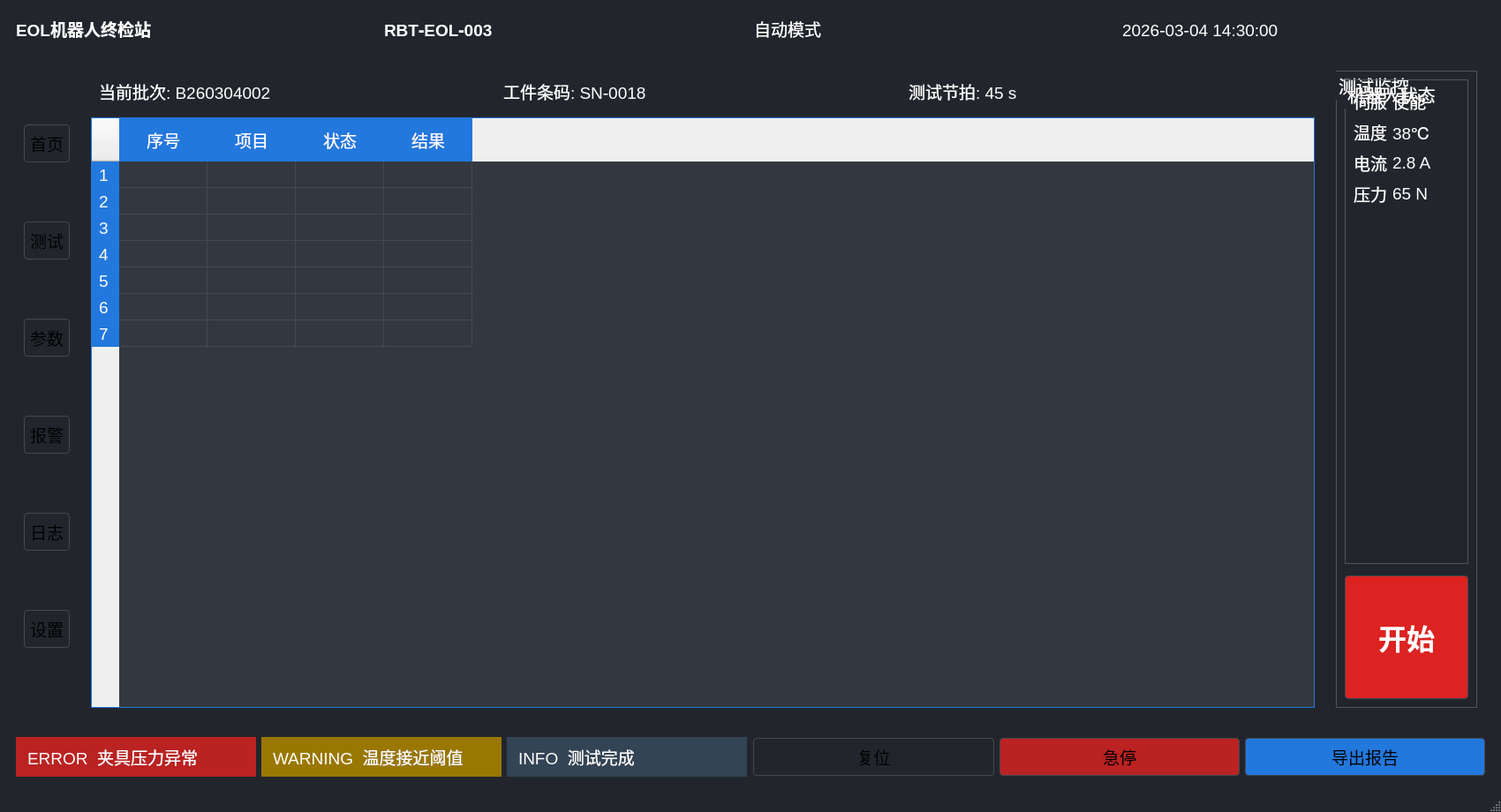
<?xml version="1.0" encoding="UTF-8"?>
<ui version="4.0">
 <class>MainWindow</class>
 <widget class="QMainWindow" name="MainWindow">
  <property name="geometry">
   <rect>
    <x>0</x>
    <y>0</y>
    <width>1700</width>
    <height>920</height>
   </rect>
  </property>
  <property name="windowTitle">
   <string>EOL机器人终检站</string>
  </property>
  <property name="styleSheet">
   <string notr="true">QMainWindow{background-color:#22262c;color:#ffffff;}
QPushButton{border-radius:4px;border:1px solid #444852;font-size:14pt;padding:6px;}
QPushButton#btnNav{background:#3a3f48;color:#ffffff;min-height:60px;font-size:14pt;}
QPushButton#btnNav:checked{background:#2278dd;color:#ffffff;}
QTableWidget{background:#333840;color:#ffffff;gridline-color:#444852;border:1px solid #2278dd;}
QHeaderView::section{background:#2278dd;color:#ffffff;font-size:14pt;padding:8px;border:none;}
QGroupBox{border:1px solid #505660;color:#ffffff;font-size:15pt;}
QLabel{font-size:14pt;color:#ffffff;}
</string>
  </property>
  <widget class="QWidget" name="centralwidget">
   <layout class="QVBoxLayout" name="verticalLayoutMain">
    <item>
     <!-- ========== 顶部标题栏 ========== -->
     <widget class="QWidget" name="widgetTopBar">
      <property name="minimumHeight">
       <number>70</number>
      </property>
      <layout class="QHBoxLayout" name="horizontalLayoutTop">
       <item>
        <widget class="QLabel" name="labelTitle">
         <property name="text">
          <string>EOL机器人终检站</string>
         </property>
         <property name="font">
          <font>
           <pointsize>18</pointsize>
           <weight>75</weight>
          </font>
         </property>
        </widget>
       </item>
       <item>
        <widget class="QLabel" name="labelDeviceId">
         <property name="text">
          <string>RBT‑EOL‑003</string>
         </property>
         <property name="font">
          <font>
           <pointsize>18</pointsize>
           <weight>75</weight>
          </font>
         </property>
        </widget>
       </item>
       <item>
        <spacer name="horizontalSpacerTop"/>
       </item>
       <item>
        <widget class="QLabel" name="labelMode">
         <property name="text">
          <string>自动模式 &lt;RUNNING&gt;</string>
         </property>
        </widget>
       </item>
       <item>
        <widget class="QLabel" name="labelTime">
         <property name="text">
          <string>2026‑03‑04 14:30:00</string>
         </property>
        </widget>
       </item>
      </layout>
     </widget>
    </item>
    <item>
     <!-- ========== 主体布局：左导航｜中间表格｜右侧监控 ========== -->
     <widget class="QWidget" name="widgetBody">
      <layout class="QHBoxLayout" name="horizontalLayoutBody">
       <item>
        <!-- 左侧导航按钮组 -->
        <widget class="QWidget" name="widgetLeftNav">
         <property name="maximumWidth">
          <number>120</number>
         </property>
         <layout class="QVBoxLayout" name="verticalLayoutNav">
          <item >
           <widget class="QPushButton" name="btnHome">
            <property name="objectName">
             <string>btnNav</string>
            </property>
            <property name="text">
             <string>首页</string>
            </property>
            <property name="checkable">
             <bool>true</bool>
            </property>
            <property name="checked">
             <bool>true</bool>
            </property>
           </widget>
          </item>
          <item>
           <widget class="QPushButton" name="btnTest">
            <property name="objectName">
             <string>btnNav</string>
            </property>
            <property name="text">
             <string>测试</string>
            </property>
            <property name="checkable">
             <bool>true</bool>
            </property>
           </widget>
          </item>
          <item>
           <widget class="QPushButton" name="btnParam">
            <property name="objectName">
             <string>btnNav</string>
            </property>
            <property name="text">
             <string>参数</string>
            </property>
            <property name="checkable">
             <bool>true</bool>
            </property>
           </widget>
          </item>
          <item>
           <widget class="QPushButton" name="btnAlarm">
            <property name="objectName">
             <string>btnNav</string>
            </property>
            <property name="text">
             <string>报警</string>
            </property>
            <property name="checkable">
             <bool>true</bool>
            </property>
           </widget>
          </item>
          <item>
           <widget class="QPushButton" name="btnLog">
            <property name="objectName">
             <string>btnNav</string>
            </property>
            <property name="text">
             <string>日志</string>
            </property>
            <property name="checkable">
             <bool>true</bool>
            </property>
           </widget>
          </item>
          <item>
           <widget class="QPushButton" name="btnSetting">
            <property name="objectName">
             <string>btnNav</string>
            </property>
            <property name="text">
             <string>设置</string>
            </property>
            <property name="checkable">
             <bool>true</bool>
            </property>
           </widget>
          </item>
          <item>
           <spacer name="verticalSpacerNav"/>
          </item>
         </layout>
        </widget>
       </item>
       <item>
        <!-- 中间区域：批次信息 + 测试表格 -->
        <widget class="QWidget" name="widgetCenter">
         <layout class="QVBoxLayout" name="verticalLayoutCenter">
          <item>
           <!-- 批次、条码、节拍行 -->
           <widget class="QWidget" name="widgetBatchInfo">
            <layout class="QHBoxLayout" name="horizontalLayoutBatch">
             <item>
              <widget class="QLabel" name="labelBatch">
               <property name="text">
                <string>当前批次: B260304002</string>
               </property>
              </widget>
             </item>
             <item>
              <spacer/>
             </item>
             <item>
              <widget class="QLabel" name="labelSN">
               <property name="text">
                <string>工件条码: SN‑0018</string>
               </property>
              </widget>
             </item>
             <item>
              <spacer/>
             </item>
             <item>
              <widget class="QLabel" name="labelCycle">
               <property name="text">
                <string>测试节拍: 45 s</string>
               </property>
              </widget>
             </item>
            </layout>
           </widget>
          </item>
          <item>
           <!-- 测试项目表格 -->
           <widget class="QTableWidget" name="tableTestItem">
            <property name="minimumHeight">
             <number>480</number>
            </property>
            <property name="columnCount">
             <number>4</number>
            </property>
            <property name="rowCount">
             <number>7</number>
            </property>
            <column>
             <property name="text">
              <string>序号</string>
             </property>
            </column>
            <column>
             <property name="text">
              <string>项目</string>
             </property>
            </column>
            <column>
             <property name="text">
              <string>状态</string>
             </property>
            </column>
            <column>
             <property name="text">
              <string>结果</string>
             </property>
            </column>
           </widget>
          </item>
         </layout>
        </widget>
       </item>
       <item>
        <!-- 右侧：测试监控面板 -->
        <widget class="QWidget" name="widgetRight">
         <property name="maximumWidth">
          <number>260</number>
         </property>
         <layout class="QVBoxLayout" name="verticalLayoutRight">
          <item>
           <widget class="QGroupBox" name="groupMonitor">
            <property name="title">
             <string>测试监控</string>
            </property>
            <layout class="QVBoxLayout" name="verticalLayoutGroup">
             <item>
              <widget class="QGroupBox" name="groupRobotState">
               <property name="title">
                <string>机器人状态</string>
               </property>
               <layout class="QFormLayout" name="formLayoutRobot">
                <item row="0" column="0">
                 <widget class="QLabel" name="lblServo">
                  <property name="text">
                   <string>伺服</string>
                  </property>
                 </widget>
                </item>
                <item row="0" column="1">
                 <widget class="QLabel" name="lblServoVal">
                  <property name="text">
                   <string>使能</string>
                  </property>
                 </widget>
                </item>
                <item row="1" column="0">
                 <widget class="QLabel" name="lblTemp">
                  <property name="text">
                   <string>温度</string>
                  </property>
                 </widget>
                </item>
                <item row="1" column="1">
                 <widget class="QLabel" name="lblTempVal">
                  <property name="text">
                   <string>38℃</string>
                  </property>
                 </widget>
                </item>
                <item row="2" column="0">
                 <widget class="QLabel" name="lblCurrent">
                  <property name="text">
                   <string>电流</string>
                  </property>
                 </widget>
                </item>
                <item row="2" column="1">
                 <widget class="QLabel" name="lblCurrentVal">
                  <property name="text">
                   <string>2.8 A</string>
                  </property>
                 </widget>
                </item>
                <item row="3" column="0">
                 <widget class="QLabel" name="lblPressure">
                  <property name="text">
                   <string>压力</string>
                  </property>
                 </widget>
                </item>
                <item row="3" column="1">
                 <widget class="QLabel" name="lblPressureVal">
                  <property name="text">
                   <string>65 N</string>
                  </property>
                 </widget>
                </item>
               </layout>
              </widget>
             </item>
             <item>
              <spacer/>
             </item>
             <item>
              <widget class="QPushButton" name="btnStart">
               <property name="minimumSize">
                <size>
                 <width>140</width>
                 <height>140</height>
                </size>
               </property>
               <property name="styleSheet">
                <string notr="true">QPushButton#btnStart{background:#dd2222;color:white;font-size:24pt;font-weight:bold;border‑radius:70px;}</string>
               </property>
               <property name="text">
                <string>开始</string>
               </property>
              </widget>
             </item>
            </layout>
           </widget>
          </item>
         </layout>
        </widget>
       </item>
      </layout>
     </widget>
    </item>
    <item>
     <!-- ========== 底部：报警栏 + 功能按钮 ========== -->
     <widget class="QWidget" name="widgetBottom">
      <property name="minimumHeight">
       <number>90</number>
      </property>
      <layout class="QHBoxLayout" name="horizontalLayoutBottom">
       <item>
        <widget class="QLabel" name="labelError">
         <property name="styleSheet">
          <string notr="true">background:#bb2222;padding:8px;</string>
         </property>
         <property name="text">
          <string>ERROR  夹具压力异常</string>
         </property>
        </widget>
       </item>
       <item>
        <widget class="QLabel" name="labelWarn">
         <property name="styleSheet">
          <string notr="true">background:#997700;padding:8px;</string>
         </property>
         <property name="text">
          <string>WARNING  温度接近阈值</string>
         </property>
        </widget>
       </item>
       <item>
        <widget class="QLabel" name="labelInfo">
         <property name="styleSheet">
          <string notr="true">background:#334455;padding:8px;</string>
         </property>
         <property name="text">
          <string>INFO  测试完成</string>
         </property>
        </widget>
       </item>
       <item>
        <spacer/>
       </item>
       <item>
        <widget class="QPushButton" name="btnReset">
         <property name="text">
          <string>复位</string>
         </property>
        </widget>
       </item>
       <item>
        <widget class="QPushButton" name="btnEStop">
         <property name="styleSheet">
          <string notr="true">background:#bb2222;</string>
         </property>
         <property name="text">
          <string>急停</string>
         </property>
        </widget>
       </item>
       <item>
        <widget class="QPushButton" name="btnExportReport">
         <property name="styleSheet">
          <string notr="true">background:#2278dd;</string>
         </property>
         <property name="text">
          <string>导出报告</string>
         </property>
        </widget>
       </item>
      </layout>
     </widget>
    </item>
   </layout>
  </widget>
  <widget class="QMenuBar" name="menubar">
   <property name="geometry">
    <rect>
     <x>0</x>
     <y>0</y>
     <width>1700</width>
     <height>22</height>
    </rect>
   </property>
  </widget>
  <widget class="QStatusBar" name="statusbar"/>
 </widget>
 <resources/>
 <connections/>
</ui>
